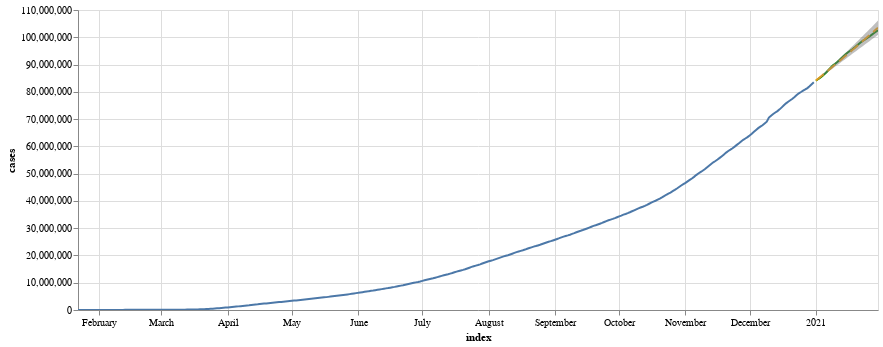

Notebook source saved alongside this figure:
### Code cell
draw_trend(df_train,df_test,df_pred,df_conf,'World')
